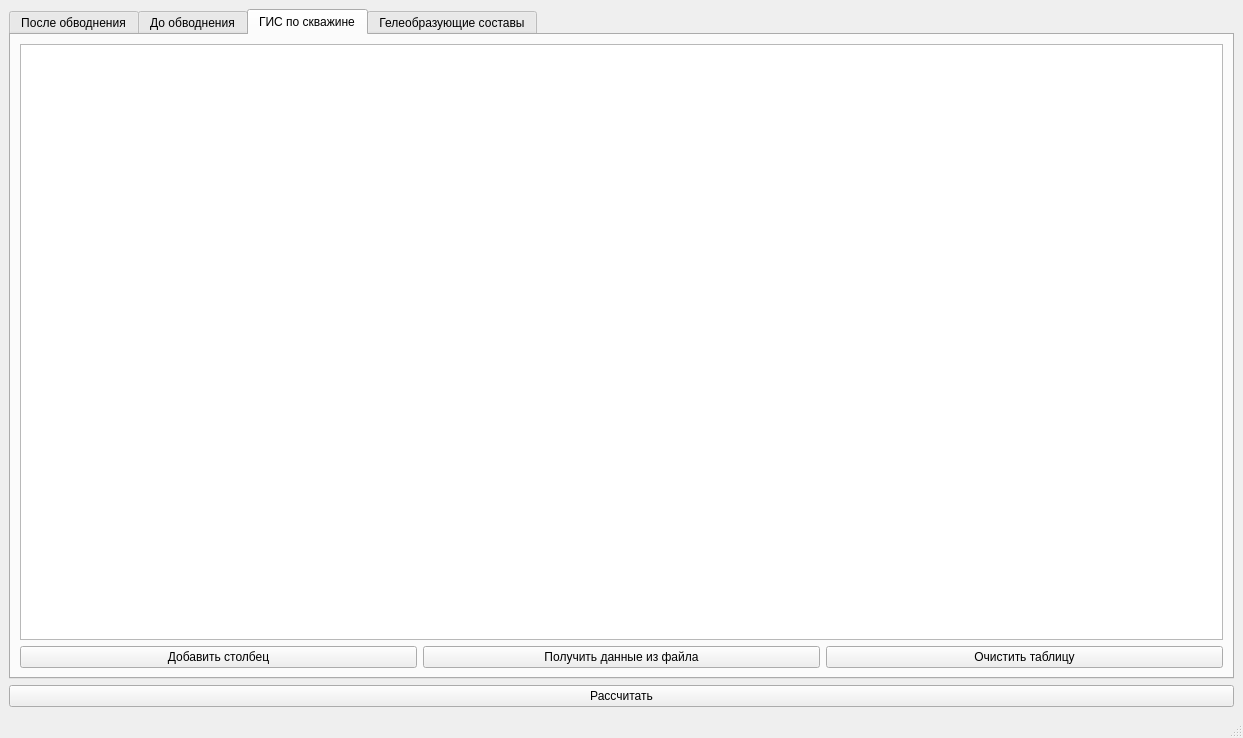
<?xml version="1.0" encoding="UTF-8"?>
<ui version="4.0">
 <class>MainWindow</class>
 <widget class="QMainWindow" name="MainWindow">
  <property name="geometry">
   <rect>
    <x>0</x>
    <y>0</y>
    <width>1243</width>
    <height>738</height>
   </rect>
  </property>
  <property name="windowTitle">
   <string>MainWindow</string>
  </property>
  <widget class="QWidget" name="centralwidget">
   <property name="minimumSize">
    <size>
     <width>116</width>
     <height>16</height>
    </size>
   </property>
   <layout class="QVBoxLayout" name="verticalLayout_2">
    <item>
     <widget class="QTabWidget" name="tabsData">
      <property name="currentIndex">
       <number>2</number>
      </property>
      <widget class="QWidget" name="tabAfterWatering">
       <attribute name="title">
        <string>После обводнения</string>
       </attribute>
       <layout class="QVBoxLayout" name="verticalLayout_4">
        <item>
         <widget class="QTableWidget" name="tableAfterWatering"/>
        </item>
       </layout>
      </widget>
      <widget class="QWidget" name="tabBeforeWatering">
       <attribute name="title">
        <string>До обводнения</string>
       </attribute>
       <layout class="QVBoxLayout" name="verticalLayout_5">
        <item>
         <widget class="QTableWidget" name="tableBeforeWatering"/>
        </item>
       </layout>
      </widget>
      <widget class="QWidget" name="tabWatering">
       <attribute name="title">
        <string>ГИС по скважине</string>
       </attribute>
       <layout class="QVBoxLayout" name="verticalLayout">
        <item>
         <widget class="QTableWidget" name="tableWatering"/>
        </item>
        <item>
         <layout class="QHBoxLayout" name="horizontalLayout_2">
          <item>
           <widget class="QPushButton" name="btn_add_column_watering">
            <property name="text">
             <string>Добавить столбец</string>
            </property>
           </widget>
          </item>
          <item>
           <widget class="QPushButton" name="btnGetData">
            <property name="text">
             <string>Получить данные из файла</string>
            </property>
           </widget>
          </item>
          <item>
           <widget class="QPushButton" name="btn_clear_watering">
            <property name="text">
             <string>Очистить таблицу</string>
            </property>
            <property name="checkable">
             <bool>false</bool>
            </property>
           </widget>
          </item>
         </layout>
        </item>
       </layout>
      </widget>
      <widget class="QWidget" name="tabGelling">
       <attribute name="title">
        <string>Гелеобразующие составы</string>
       </attribute>
       <layout class="QVBoxLayout" name="verticalLayout_3">
        <item>
         <layout class="QHBoxLayout" name="horizontalLayout">
          <item>
           <layout class="QVBoxLayout" name="verticalLayout_6">
            <item>
             <widget class="QComboBox" name="comboGelling1"/>
            </item>
            <item>
             <widget class="QComboBox" name="comboGelling2"/>
            </item>
            <item>
             <widget class="QComboBox" name="comboGelling3"/>
            </item>
           </layout>
          </item>
          <item>
           <widget class="QPushButton" name="btnAddGelling">
            <property name="text">
             <string>Добавить гелеобразующий состав</string>
            </property>
           </widget>
          </item>
         </layout>
        </item>
        <item>
         <widget class="QTableWidget" name="tableWidgetGelling"/>
        </item>
       </layout>
      </widget>
     </widget>
    </item>
    <item>
     <widget class="QPushButton" name="bntCalculate">
      <property name="text">
       <string>Рассчитать</string>
      </property>
     </widget>
    </item>
   </layout>
  </widget>
  <widget class="QMenuBar" name="menubar">
   <property name="geometry">
    <rect>
     <x>0</x>
     <y>0</y>
     <width>1243</width>
     <height>26</height>
    </rect>
   </property>
  </widget>
  <widget class="QStatusBar" name="statusbar"/>
 </widget>
 <resources/>
 <connections/>
</ui>
